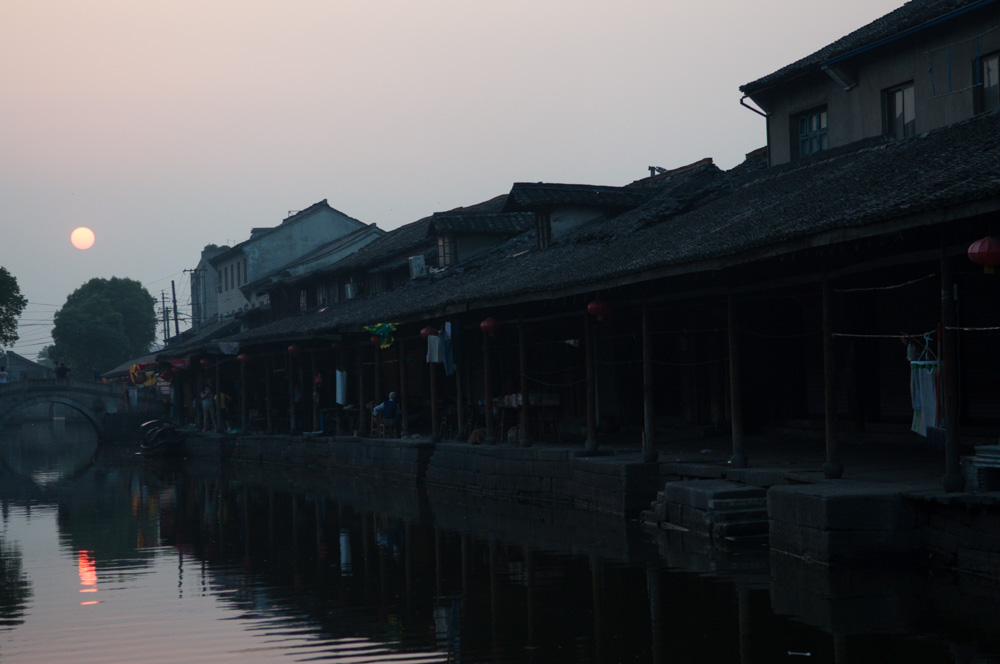
//> input picture opencv/test2.jpg, 1000 x 664 px
$ ./test2   (built with g++ and OpenCV 4)
//> lines starting //> are read from the running program, lines starting //| are printed output that depends on the picture
#include <iostream>
#include <vector>
#include "core.hpp"
#include <imgcodecs.hpp>
#include <highgui.hpp>
#include <imgproc.hpp>


using namespace cv;
using namespace std;

void LocalColorCorrectionUsingNonLinearMasking()
{
    Mat img = imread("/git/study/opencv/test2.jpg", IMREAD_COLOR);
//> img is the input picture: 664 rows x 1000 cols, CV_8UC3; mean B, G, R 74.8, 71.8, 69.6
    imshow("img", img);

    Mat img_gray;
    cvtColor(img, img_gray, COLOR_BGR2GRAY);

    Mat img_gray_invert;
    Mat gaussian_mask;
    bitwise_not(img_gray, img_gray_invert);
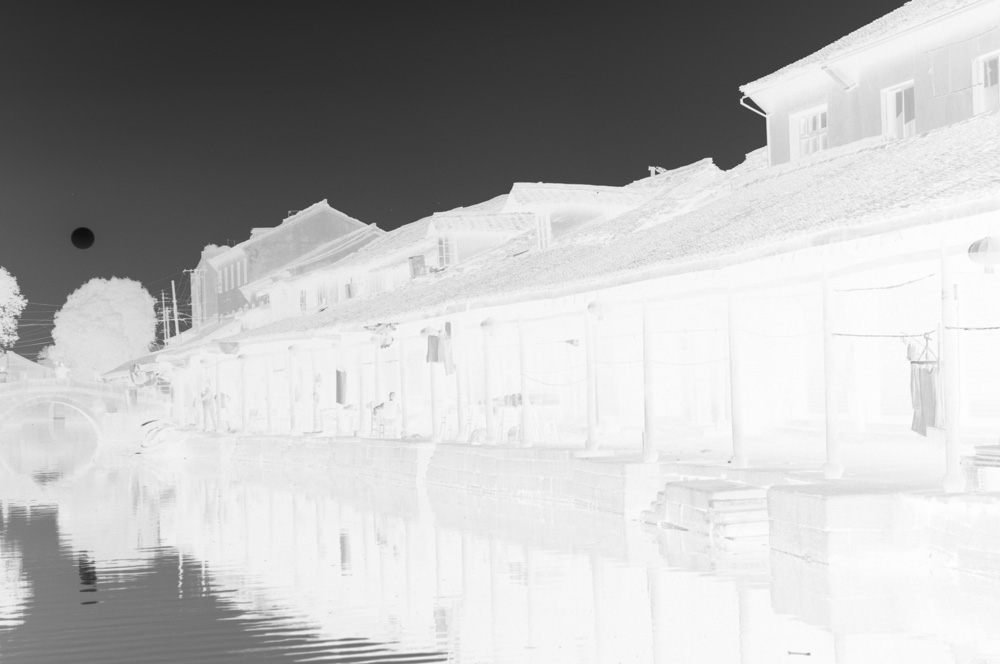
//> img_gray_invert: 664 rows x 1000 cols, CV_8UC1; min 14, max 255, mean 183.6
    GaussianBlur(img_gray_invert, gaussian_mask, Size(5, 5), 3, 3);

    Mat const_128 = Mat(img.size(), CV_64FC1, Scalar(128));
    Mat const_255 = Mat(img.size(), CV_64FC1, Scalar(255));

    Mat gaussian_mask_double;
    gaussian_mask.convertTo(gaussian_mask_double, CV_64FC1);
    Mat tmp = const_128 - gaussian_mask_double;
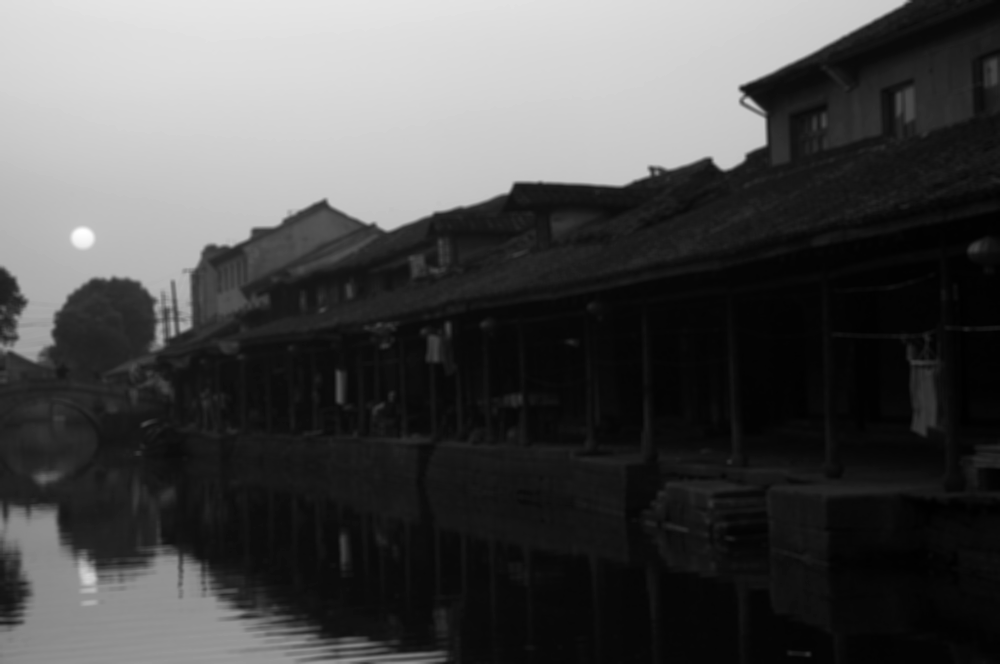
//> tmp: 664 rows x 1000 cols, CV_64FC1; min -126, max 112, mean -55.6; drawn with min black and max white

    tmp = tmp / const_128;

    imshow("tmp", tmp);

    imshow("mask", gaussian_mask);

    img.convertTo(img, CV_64FC3);
//> img: 664 rows x 1000 cols, CV_64FC3

    // Mat output = img.clone();

    for (int i = 0; i < img.rows; ++i)
    {
        for (int j = 0; j < img.cols; ++j)
        {
            Vec3d& output_pix = img.at<Vec3d>(i, j);
            double pow_value = pow(2.0, tmp.at<double>(i, j));
            output_pix[0] = (255.0 * pow(output_pix[0] / 255.0, pow_value));
            output_pix[1] = (255.0 * pow(output_pix[1] / 255.0, pow_value));
            output_pix[2] = int(255.0 * pow(output_pix[2] / 255.0, pow_value));

        }
    }
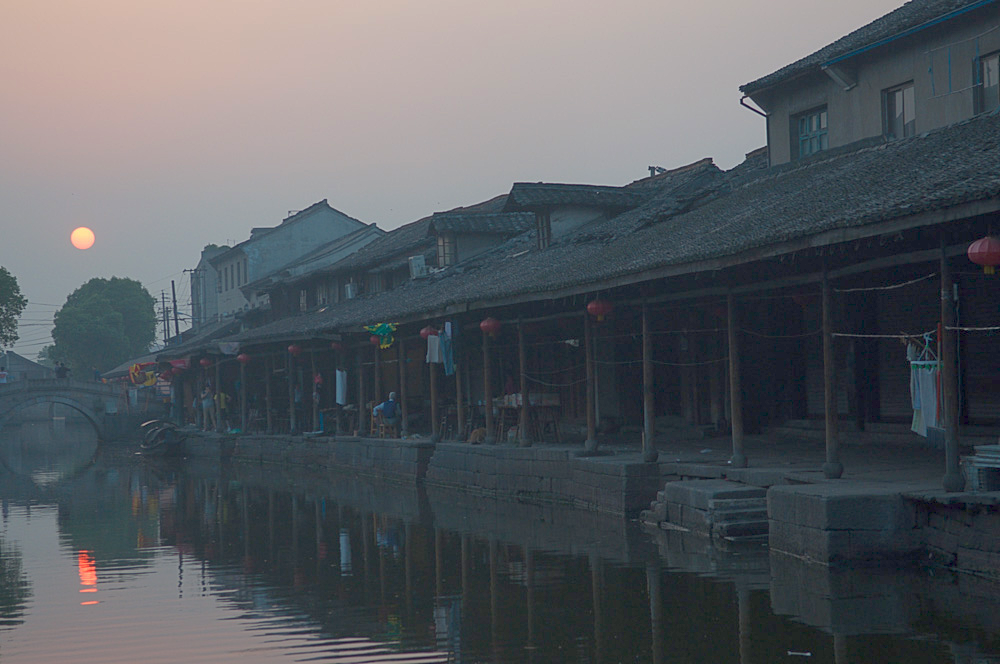
//> img: 664 rows x 1000 cols, CV_64FC3; mean B, G, R 96.9, 91.9, 86.6

    img.convertTo(img, CV_8UC3);
//> img: 664 rows x 1000 cols, CV_8UC3
    imshow("lcc", img);
    // CalculateHistogram(img);

    waitKey();

}

int main()
{
    // AdaptiveImageContrastCorrection();

    LocalColorCorrectionUsingNonLinearMasking();

    return 0;
}
